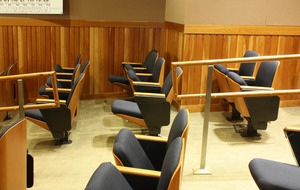
#> input picture analglyph/images/classroom/im0.jpg, 300 x 190 px
$ jupyter execute 'Stereo Depth.ipynb'   (older library calls are emulated)
#> lines starting #> are read from the running program, lines starting #| are printed output that depends on the picture
[cell 1]
import cv2
import numpy as np
import matplotlib.pyplot as plt
import matplotlib.image as mpimg
import math
# red image on the left
# cyan image on the right

[cell 2]
image0 = cv2.imread("images/classroom/im0.jpg")
#> image0 is the input picture: shape (190, 300, 3); mean B, G, R 68.3, 117.1, 152.9
image1 = cv2.imread("images/classroom/im1.jpg")
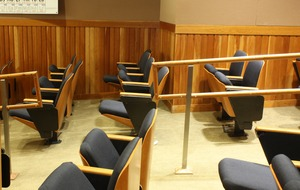
#> input picture analglyph/images/classroom/im1.jpg, 300 x 190 px
#> image1 is the input picture: shape (190, 300, 3); mean B, G, R 67.7, 114.6, 149.5


class Stereo:
    def __init__(self):
        pass

    def compute(self, images, numDisparities=16, blockSize=15):
        (left, right) = images
        left = cv2.cvtColor(left, cv2.COLOR_BGR2GRAY)
        right = cv2.cvtColor(right, cv2.COLOR_BGR2GRAY)
        stereo = cv2.StereoSGBM_create(numDisparities=numDisparities)
        #stereo = cv2.StereoBM_create(numDisparities=numDisparities, blockSize=blockSize)
        disparity = stereo.compute(left, right)

        return disparity

class Stitcher:
    def __init__(self):
        pass

    def pointTest(self, points):
        top_left = [75,100]
        bottom_right = [200,0]
        result = []

        for point in points:
            x,y = point
            if x >= top_left[0] and x <= bottom_right[0] and y <= top_left[1] and y >= bottom_right[1]:
                result.append([x, y])
        return np.array(result)

    def removeOverlap(self):
        pass

    def detectAndDescribe(self, image, mask=None):
        image = cv2.cvtColor(image, cv2.COLOR_BGR2GRAY)
        sift = cv2.xfeatures2d.SIFT_create()
#         mask = np.zeros(image.shape, dtype=np.uint8)
        (kps, features) = sift.detectAndCompute(image, mask)

        kps = np.float32([kp.pt for kp in kps])

        return (kps, features)

    def matchKeypoints(self, kpsA, kpsB, featuresA, featuresB, ratio, reprojThres):
        bf = cv2.BFMatcher(crossCheck=True)
        matches = bf.match(featuresA, featuresB)

        if len(matches) > 4:
            ptsA = np.float32([kpsA[m.queryIdx] for m in matches])
            ptsB = np.float32([kpsB[m.trainIdx] for m in matches])
#           ptsA = np.float32([kpsA[i] for (_, i) in matches])
            (H, status) = cv2.findHomography(ptsA, ptsB, cv2.RANSAC, reprojThres)
            # return the matches along with the homography matrix
            # and status of each matched point
            return (matches, H, status)

        # otherwise, no homography could be computer
        return None

    def stitch(self, images, points, ratio=0.75, reprojThres=4.0, showMatches=False):
        # unpack the images, then detect keypoints and extract
        # local invariant descriptors from them
        (imageA, imageB) = images
        (top_left, bottom_right) = points

        #create mask
        (rows, cols, _) = imageA.shape
        mask = np.ones((rows, cols), dtype=np.uint8)
        mask[bottom_right[1]:top_left[1], top_left[0]:bottom_right[0]] = 0

        (kpsA, featuresA) = self.detectAndDescribe(imageA, mask)
        (kpsB, featuresB) = self.detectAndDescribe(imageB)

        # match features between the two images
        M = self.matchKeypoints(kpsA, kpsB, featuresA, featuresB, ratio, reprojThres)

        if M is None:
            return None

#         (matches, H, status) = M
        # otherwise, apply a perspective warp to stitch the images
        # together

        #[[ 0.98609989  0.00706807 -7.03132545]
        #[-0.01265045  1.06768518 -0.94108555]
        #[ 0.          0.          1.        ]]
        (matches, H, status) = M
        # only use rotation and translation of H
        H[2] = [0, 0, 1]
        #we really only care about x and y
        x_offset = math.floor(math.fabs(H[0,2])) + 1
        y_offset = math.floor(math.fabs(H[1,2])) + 1
        (_,_, r) = cv2.split(imageA)
        r[:, 0:x_offset] = 0
        (b,g,_) = cv2.split(imageB)
        print(b[:,0:-9])
        b[:, imageB.shape[1] - x_offset :imageB.shape[1]] = 0
        g[:, imageB.shape[1]- x_offset :imageB.shape[1]] = 0
        print(imageB.shape[1])
        print(imageB.shape[1] + x_offset)
        imageA_corrected = cv2.merge([r, g, b])

        result = np.zeros((imageA.shape[0] + 30, 2 * imageA.shape[1], 3), dtype=np.int)
        result2 = np.copy(result)
        result[10:imageA.shape[0] + 10, 0:imageA.shape[1], 0] = r
        result[10:imageA.shape[0] + 10, imageB.shape[1]:imageB.shape[1]+imageB.shape[1], 1] = g
        result[10:imageA.shape[0] + 10, imageB.shape[1]:imageB.shape[1]+imageB.shape[1], 2] = b


        result2[10:imageA.shape[0] + 10, 0:imageA.shape[1], 0] = r
        result2[10:imageA.shape[0] + 10, 0 + x_offset:imageB.shape[1] + x_offset, 1] = g
        result2[10:imageA.shape[0] + 10, 0 + x_offset:imageB.shape[1] + x_offset, 2] = b

        if showMatches:
            vis = self.drawMatches(imageA, imageB, kpsA, kpsB, matches, status)

            # return a tuple of the stitched image and the
            # visualiaztion
            return (result, vis)
        return result, result2

stitcher = Stitcher()
stereo = Stereo()
top_left = [75,100]
bottom_right = [200,0]
(result, result2) = stitcher.stitch([image0, image1], [top_left, bottom_right])
#> in detectAndDescribe, `image = cv2.cvtColor(image, cv2.COLOR_BGR2GRAY)`:
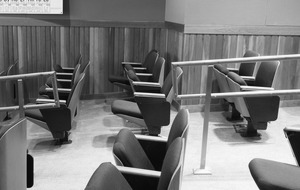
#> image: shape (190, 300); min 3, max 252, mean 122.3
#> in detectAndDescribe, `(kps, features) = sift.detectAndCompute(image, mask)`: kps = 245 keypoints; strongest (x, y, size): (158, 173, 4), (30, 183, 5.2), (163, 135, 8), (30, 160, 5.5)
#> in detectAndDescribe, `kps = np.float32([kp.pt for kp in kps])`: kps = 245 pairs, first value 6.98 to 292.6, second value 4.41 to 184.4
#> in stitch, `(kpsA, featuresA) = self.detectAndDescribe(imageA, mask)`: kpsA has the same summary as kps in detectAndDescribe
#> in detectAndDescribe (call 2), `image = cv2.cvtColor(image, cv2.COLOR_BGR2GRAY)`:
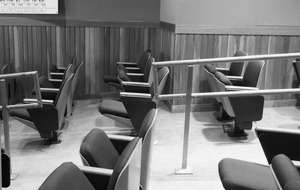
#> image: shape (190, 300); min 2, max 252, mean 119.7
#> in detectAndDescribe (call 2), `(kps, features) = sift.detectAndCompute(image, mask)`: kps = 292 keypoints; strongest (x, y, size): (109, 172, 4.4), (149, 95, 2), (273, 143, 17), (6, 183, 5.3)
#> in detectAndDescribe (call 2), `kps = np.float32([kp.pt for kp in kps])`: kps = 292 pairs, first value 2.4 to 296.8, second value 4.46 to 183
#> in stitch, `(kpsB, featuresB) = self.detectAndDescribe(imageB)`: kpsB has the same summary as kps in detectAndDescribe
#> in matchKeypoints, `matches = bf.match(featuresA, featuresB)`: matches = 118 matches
#> in matchKeypoints, `ptsA = np.float32([kpsA[m.queryIdx] for m in matches])`: ptsA = 118 pairs, first value 19.95 to 292.6, second value 10.73 to 182.9
#> in matchKeypoints, `ptsB = np.float32([kpsB[m.trainIdx] for m in matches])`: ptsB = 118 pairs, first value 4.13 to 296, second value 4.46 to 183
#> in matchKeypoints, `(H, status) = cv2.findHomography(ptsA, ptsB, cv2.RANSAC, reprojThres)`: H = [[0.98, -0.0709, -2.07], [-0.00206, 0.994, 0.258], [-8.55e-06, -4.12e-05, 1]]; status = 118 values, max 1 at index 0, min 0 at index 2, mean 0.424
#> in stitch, `M = self.matchKeypoints(kpsA, kpsB, featuresA, featuresB, ratio, repro..`: M = 3 matches
#> in stitch, `(matches, H, status) = M`: matches = 118 matches
#> in stitch, `x_offset = math.floor(math.fabs(H[0,2])) + 1`: x_offset = 3
#> in stitch, `y_offset = math.floor(math.fabs(H[1,2])) + 1`: y_offset = 1
#> in stitch, `r[:, 0:x_offset] = 0`:
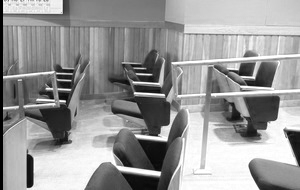
#> r: shape (190, 300); min 0, max 255, mean 151.5
#> (printed output is left out)
#> in stitch, `b[:, imageB.shape[1] - x_offset :imageB.shape[1]] = 0`:
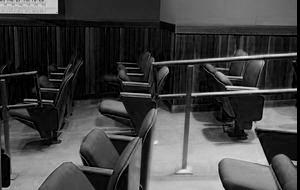
#> b: shape (190, 300); min 0, max 237, mean 67.1
#> in stitch, `g[:, imageB.shape[1]- x_offset :imageB.shape[1]] = 0`: g: shape (190, 300); min 0, max 255, mean 113.7
#| 300
#| 303
#> in stitch, `result[10:imageA.shape[0] + 10, imageB.shape[1]:imageB.shape[1]+imageB..`:
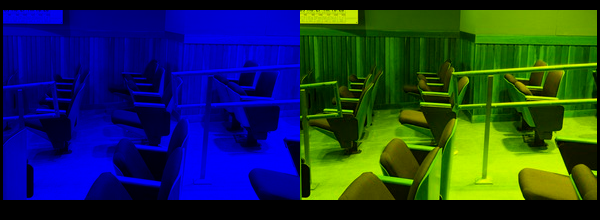
#> result: shape (220, 600, 3) int64; mean of channels 0, 1, 2 65.4, 49.1, 29; drawn as B, G, R
#> in stitch, `result2[10:imageA.shape[0] + 10, 0 + x_offset:imageB.shape[1] + x_offs..`:
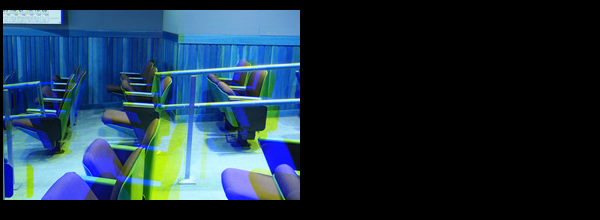
#> result2: shape (220, 600, 3) int64; mean of channels 0, 1, 2 65.4, 49.1, 29; drawn as B, G, R
stereo_result = stereo.compute([image0, image1], numDisparities=32, blockSize=15)
#> in compute, `disparity = stereo.compute(left, right)`:
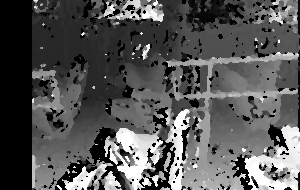
#> disparity: shape (190, 300) int16; min -16, max 496, mean 158.3; drawn with min black and max white
plt.figure(figsize=(40,20))
plt.imshow(result)
fig, ax = plt.subplots(2)
fig.set_size_inches(40,20)
ax[0].imshow(result2)
ax[1].imshow(stereo_result)
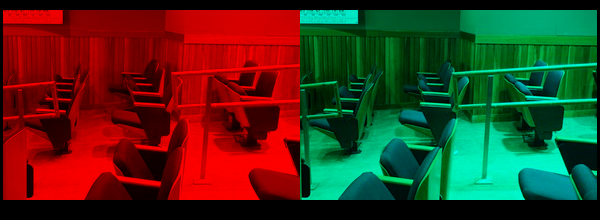
#> shown: shape (220, 600, 3); mean R, G, B 65.4, 49.1, 29
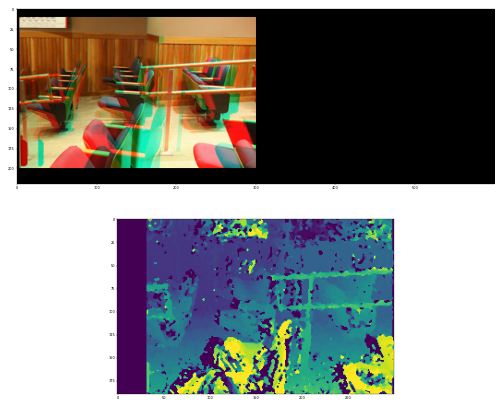
#> figure drawn by matplotlib, 2 panels
